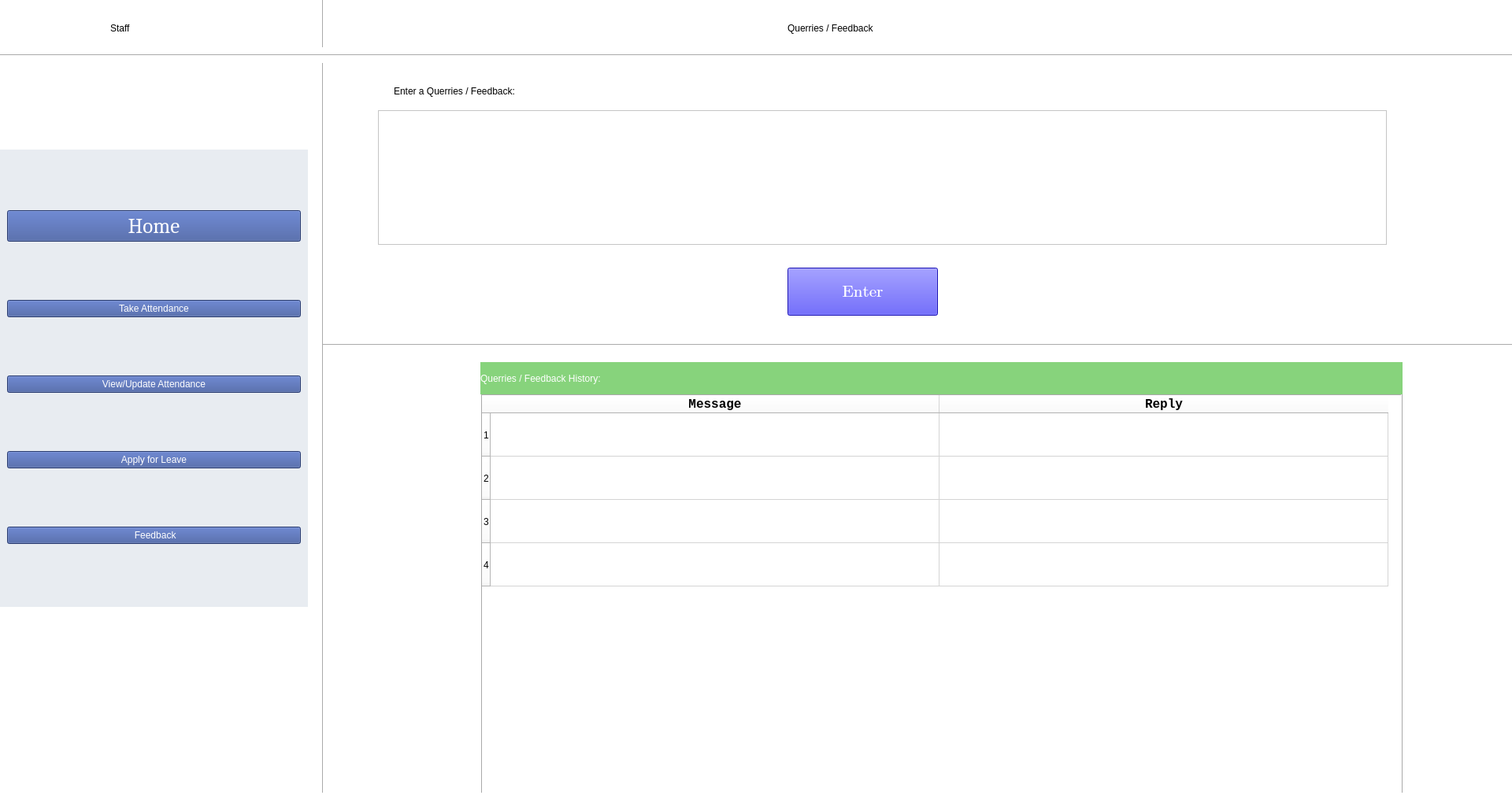
<?xml version="1.0" encoding="UTF-8"?>
<ui version="4.0">
 <class>StaffFeedback</class>
 <widget class="QMainWindow" name="StaffFeedback">
  <property name="enabled">
   <bool>true</bool>
  </property>
  <property name="geometry">
   <rect>
    <x>0</x>
    <y>0</y>
    <width>1920</width>
    <height>1029</height>
   </rect>
  </property>
  <property name="cursor">
   <cursorShape>ArrowCursor</cursorShape>
  </property>
  <property name="windowTitle">
   <string>Leave Application</string>
  </property>
  <property name="layoutDirection">
   <enum>Qt::LeftToRight</enum>
  </property>
  <property name="styleSheet">
   <string notr="true">background-color: rgb(241, 229, 231);
background-color: rgb(255, 255, 255);</string>
  </property>
  <widget class="QWidget" name="centralwidget">
   <widget class="Line" name="line">
    <property name="geometry">
     <rect>
      <x>400</x>
      <y>-50</y>
      <width>20</width>
      <height>1081</height>
     </rect>
    </property>
    <property name="orientation">
     <enum>Qt::Vertical</enum>
    </property>
   </widget>
   <widget class="QFrame" name="verticalFrame">
    <property name="geometry">
     <rect>
      <x>0</x>
      <y>190</y>
      <width>391</width>
      <height>581</height>
     </rect>
    </property>
    <property name="styleSheet">
     <string notr="true">background-color: rgb(232, 236, 241);</string>
    </property>
    <layout class="QVBoxLayout" name="verticalLayout">
     <item>
      <widget class="QPushButton" name="Home_b">
       <property name="font">
        <font>
         <family>Cambria</family>
         <pointsize>20</pointsize>
         <weight>50</weight>
         <italic>false</italic>
         <bold>false</bold>
        </font>
       </property>
       <property name="cursor">
        <cursorShape>PointingHandCursor</cursorShape>
       </property>
       <property name="styleSheet">
        <string notr="true">font: 20pt &quot;Cambria&quot;;
background-color: rgb(58, 83, 155);
color: rgb(255, 255, 255);</string>
       </property>
       <property name="text">
        <string>Home</string>
       </property>
      </widget>
     </item>
     <item>
      <widget class="QPushButton" name="TakeAttendance_b">
       <property name="cursor">
        <cursorShape>PointingHandCursor</cursorShape>
       </property>
       <property name="styleSheet">
        <string notr="true">font: 20pt &quot;Cambria&quot;;
background-color: rgb(58, 83, 155);
color: rgb(255, 255, 255);</string>
       </property>
       <property name="text">
        <string>Take Attendance</string>
       </property>
      </widget>
     </item>
     <item>
      <widget class="QPushButton" name="ViewAttendance_b">
       <property name="cursor">
        <cursorShape>PointingHandCursor</cursorShape>
       </property>
       <property name="styleSheet">
        <string notr="true">font: 20pt &quot;Cambria&quot;;
background-color: rgb(58, 83, 155);
color: rgb(255, 255, 255);</string>
       </property>
       <property name="text">
        <string>View/Update Attendance</string>
       </property>
      </widget>
     </item>
     <item>
      <widget class="QPushButton" name="StaffLeave_b">
       <property name="cursor">
        <cursorShape>PointingHandCursor</cursorShape>
       </property>
       <property name="styleSheet">
        <string notr="true">font: 20pt &quot;Cambria&quot;;
background-color: rgb(58, 83, 155);
color: rgb(255, 255, 255);</string>
       </property>
       <property name="text">
        <string>Apply for Leave</string>
       </property>
      </widget>
     </item>
     <item>
      <widget class="QPushButton" name="StaffFeedback_b">
       <property name="cursor">
        <cursorShape>PointingHandCursor</cursorShape>
       </property>
       <property name="styleSheet">
        <string notr="true">font: 20pt &quot;Cambria&quot;;
background-color: rgb(58, 83, 155);
color: rgb(255, 255, 255);</string>
       </property>
       <property name="text">
        <string> Feedback</string>
       </property>
      </widget>
     </item>
    </layout>
   </widget>
   <widget class="Line" name="line_2">
    <property name="geometry">
     <rect>
      <x>0</x>
      <y>60</y>
      <width>1931</width>
      <height>20</height>
     </rect>
    </property>
    <property name="orientation">
     <enum>Qt::Horizontal</enum>
    </property>
   </widget>
   <widget class="QLabel" name="FeedbackTitle_l">
    <property name="geometry">
     <rect>
      <x>1000</x>
      <y>10</y>
      <width>381</width>
      <height>51</height>
     </rect>
    </property>
    <property name="cursor">
     <cursorShape>BlankCursor</cursorShape>
    </property>
    <property name="styleSheet">
     <string notr="true">color: rgb(0, 0, 0);
font: 42pt &quot;Microsoft Himalaya&quot;;</string>
    </property>
    <property name="text">
     <string>Querries / Feedback</string>
    </property>
   </widget>
   <widget class="QPushButton" name="EnterFeedback_b">
    <property name="geometry">
     <rect>
      <x>1000</x>
      <y>340</y>
      <width>191</width>
      <height>61</height>
     </rect>
    </property>
    <property name="font">
     <font>
      <family>Cambria Math</family>
      <pointsize>16</pointsize>
      <weight>50</weight>
      <italic>false</italic>
      <bold>false</bold>
     </font>
    </property>
    <property name="cursor">
     <cursorShape>PointingHandCursor</cursorShape>
    </property>
    <property name="styleSheet">
     <string notr="true">
font: 16pt &quot;Cambria Math&quot;;
selection-color: rgb(85, 170, 255);
color: rgb(255, 255, 255);
background-color: rgb(33, 23, 251);</string>
    </property>
    <property name="text">
     <string>Enter</string>
    </property>
   </widget>
   <widget class="QTableWidget" name="FeedbackHistory_t">
    <property name="geometry">
     <rect>
      <x>610</x>
      <y>500</y>
      <width>1171</width>
      <height>511</height>
     </rect>
    </property>
    <property name="cursor" stdset="0">
     <cursorShape>PointingHandCursor</cursorShape>
    </property>
    <property name="frameShape">
     <enum>QFrame::Box</enum>
    </property>
    <property name="frameShadow">
     <enum>QFrame::Raised</enum>
    </property>
    <property name="rowCount">
     <number>4</number>
    </property>
    <property name="columnCount">
     <number>2</number>
    </property>
    <attribute name="horizontalHeaderDefaultSectionSize">
     <number>570</number>
    </attribute>
    <attribute name="horizontalHeaderMinimumSectionSize">
     <number>50</number>
    </attribute>
    <attribute name="verticalHeaderDefaultSectionSize">
     <number>55</number>
    </attribute>
    <attribute name="verticalHeaderMinimumSectionSize">
     <number>12</number>
    </attribute>
    <row/>
    <row/>
    <row/>
    <row/>
    <column>
     <property name="text">
      <string>Message</string>
     </property>
     <property name="font">
      <font>
       <family>Consolas</family>
       <pointsize>12</pointsize>
       <weight>75</weight>
       <bold>true</bold>
      </font>
     </property>
     <property name="textAlignment">
      <set>AlignCenter</set>
     </property>
    </column>
    <column>
     <property name="text">
      <string>Reply</string>
     </property>
     <property name="font">
      <font>
       <family>Consolas</family>
       <pointsize>12</pointsize>
       <weight>75</weight>
       <bold>true</bold>
      </font>
     </property>
     <property name="textAlignment">
      <set>AlignCenter</set>
     </property>
    </column>
   </widget>
   <widget class="QLabel" name="Staff_l">
    <property name="geometry">
     <rect>
      <x>140</x>
      <y>10</y>
      <width>101</width>
      <height>51</height>
     </rect>
    </property>
    <property name="cursor">
     <cursorShape>BlankCursor</cursorShape>
    </property>
    <property name="styleSheet">
     <string notr="true">font: 40pt &quot;Microsoft Himalaya&quot;;</string>
    </property>
    <property name="text">
     <string>Staff</string>
    </property>
   </widget>
   <widget class="QLabel" name="FeedbackHistory_l">
    <property name="geometry">
     <rect>
      <x>610</x>
      <y>460</y>
      <width>1171</width>
      <height>41</height>
     </rect>
    </property>
    <property name="styleSheet">
     <string notr="true">font: 16pt &quot;Cambria Math&quot;;
background-color: rgb(135, 211, 124);
font: 75 16pt &quot;Constantia&quot;;
color: rgb(255, 255, 255);</string>
    </property>
    <property name="text">
     <string>Querries / Feedback History:</string>
    </property>
   </widget>
   <widget class="QTextEdit" name="FeedbackText_te">
    <property name="geometry">
     <rect>
      <x>480</x>
      <y>140</y>
      <width>1281</width>
      <height>171</height>
     </rect>
    </property>
    <property name="font">
     <font>
      <family>Times New Roman</family>
      <pointsize>12</pointsize>
     </font>
    </property>
   </widget>
   <widget class="QLabel" name="Feedback_l">
    <property name="geometry">
     <rect>
      <x>500</x>
      <y>100</y>
      <width>341</width>
      <height>31</height>
     </rect>
    </property>
    <property name="styleSheet">
     <string notr="true">font: 26pt &quot;Microsoft Himalaya&quot;;</string>
    </property>
    <property name="text">
     <string>Enter a Querries / Feedback:</string>
    </property>
   </widget>
   <widget class="Line" name="line_3">
    <property name="geometry">
     <rect>
      <x>410</x>
      <y>430</y>
      <width>1511</width>
      <height>16</height>
     </rect>
    </property>
    <property name="orientation">
     <enum>Qt::Horizontal</enum>
    </property>
   </widget>
  </widget>
  <widget class="QStatusBar" name="statusbar"/>
 </widget>
 <resources/>
 <connections/>
</ui>
